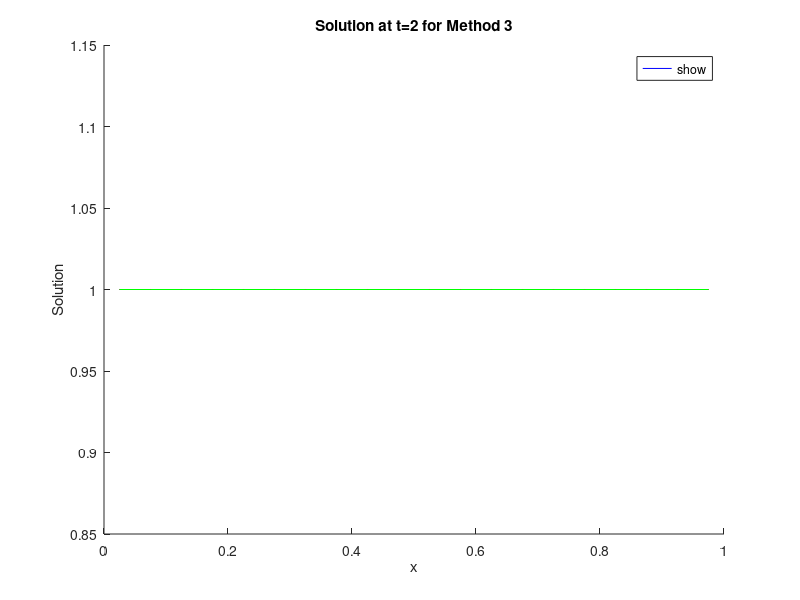

Here is the MATLAB script that generated this plot:
%% Input data
N   = 20;       % number of cells
Amp = 0;        % amplitude of the initial solution variation
A_m = 0.1;      % amplitude of the mesh motion
u_a = 0;        % advection velocity

tend = 2;       % total simulation time

show_sol = 0;   % (=0) turned off to speed up loop execution

method = 3;     % method = 1 : exact at t(n+1)
                % method = 2 : exact at t(n+1/2)
                % method = 3 : DGCL

if (method == 1)
  disp('Mesh velocities are EXACT at t(n+1)');
elseif (method == 2)
  disp('Mesh velocities are EXACT at t(n+1/2)');
else
  disp('Mesh velocities satisfy DGCL');
end

%% Setup for the 3 requested runs
dt_array  = [0.1, 0.05, 0.025];   % The three time steps
fmt_array = {'b-', 'r-', 'g-'};   % The three plot line styles

% Prepare the final plot figure (Figure 2)
figure(2);
clf; % Clear the figure so you get a fresh plot every time you run the script
hold on;
title(['Solution at t=' num2str(tend) ' for Method ' num2str(method)]);
ylabel('Solution');
xlabel('x');

%% Outer loop for different time steps
for run = 1:length(dt_array)
    dt = dt_array(run);
    fmt = fmt_array{run};
    
    disp(['Running simulation for dt = ', num2str(dt)]);

    %% Initialisation (Reset for each new dt)
    dx   = zeros(1,N);    % cell volumes
    xi   = zeros(1,N+1);  % face centers
    x    = zeros(1,N);    % cell centers

    xi  = (0:N)/N;              % face centers
    xi0 = (0:N)/N;              % face centers at t=0
    x   = (1:N)/N - 0.5/N;      % cell centers
    dx  = xi(2:N+1) - xi(1:N);  % cell volumes

    % determine the initial condition at the cell center locations x
    rho0 = 1 + Amp*sin(x*2*pi); % initial solution
    rho  = rho0;                % set solution to initial solution

    L = zeros(N);   % Discretization matrix

    %% Simulation loop
    for t=dt:dt:tend
      dx_tn  = dx;  % store cell volume at tn
      xi_tn  = xi;  % store face center at tn
      rho_tn = rho; % store solution at tn
      
      xi     = xi0 + A_m * sin(2*pi*t) * sin(2*pi*xi0);   % face centers at tn+1
      dx     = xi(2:N+1)-xi(1:N);                         % cell volumes at tn+1
      x      = xi(1:N) + dx/2;                            % cell centers at tn+1
      
      dxidt_exnp1   = 2*pi*A_m*cos(2*pi*(t))*sin(2*pi*xi0);         % exact face velocity at tn+1
      dxidt_exnp1_2 = 2*pi*A_m*cos(2*pi*(t-dt/2))*sin(2*pi*xi0);    % exact face velocity at tn+1/2
      dxidt_dgcl    = (xi - xi_tn) / dt;                            % face velocity satisfying D-GCL

      if (method == 1)
        dxidt = dxidt_exnp1;
      elseif (method ==2)
        dxidt = dxidt_exnp1_2;
      else
        dxidt = dxidt_dgcl;
      end

      % define the relative face velocity that includes mesh velocity and
      % advection velocity
      dxidt_r = u_a - dxidt;
        
      % Internal cells
      for i=2:N-1
        L(i,i-1:i+1) = [0 dx(i) 0] + dt * 0.5*[-dxidt_r(i) dxidt_r(i+1)-dxidt_r(i) dxidt_r(i+1)];
      end
      % Boundary cells, use periodicity, i.e. index 0 => N, and index N+1 => 1
      L(1,1:2)   = [dx(1) 0] + dt * 0.5*[dxidt_r(2)-dxidt_r(1) dxidt_r(2)];
      L(1,N)     =           - dt * 0.5*dxidt_r(1);
      L(N,N-1:N) = [0 dx(N)] + dt * 0.5*[-dxidt_r(N) dxidt_r(1)-dxidt_r(N)];
      L(N,1)     =           + dt * 0.5*dxidt_r(1);

      % solve system
      rho = (L\(dx_tn.*rho_tn)')';
    end

    %% Plot final solution for this dt
    figure(2);
    plot(x,rho,fmt, 'DisplayName', ['dt = ' num2str(dt)]);
    
end

% Finalize the plot format
figure(2);
legend('show', 'Location', 'best');
hold off;
